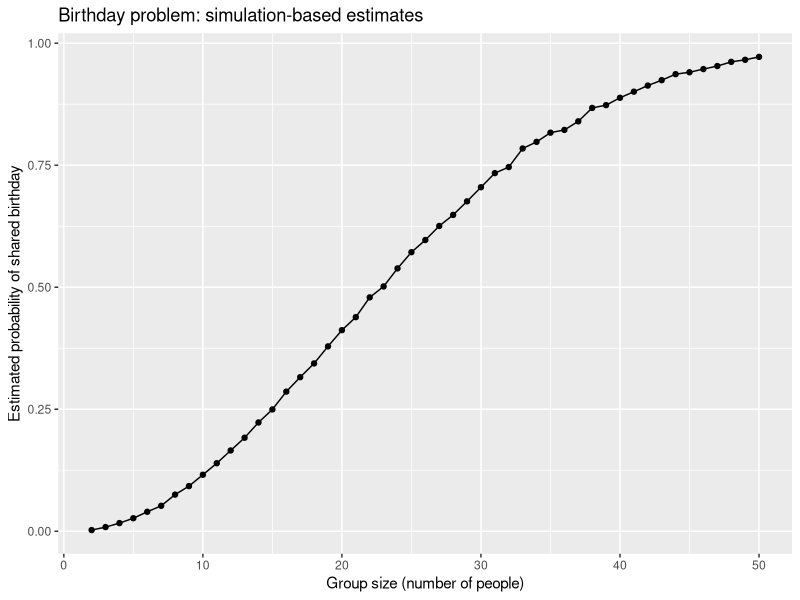

Reproduce this figure in R.
## ---- chunk 1
knitr::opts_chunk$set(
  echo = TRUE,
  message = FALSE,
  warning = FALSE
)

library(tidyverse)  
## ---- chunk 2
# Function to simulate birthdays for a group and check for duplicates
check_birthday_match <- function(n) {
  
  # Simulate n birthdays as integers from 1 to 365
  birthdays <- sample(1:365, size = n, replace = TRUE)
  
  # Check whether there is at least one duplicated birthday
  any_duplicated <- any(duplicated(birthdays))
  
  # Return TRUE if there is a shared birthday, FALSE otherwise
  any_duplicated
}
## ---- chunk 3
check_birthday_match(2)    # very small group, low chance of match
check_birthday_match(50)   # larger group, higher chance of match
## ---- chunk 4
set.seed(1)  # set seed for reproducibility

# Create a data frame of all simulation settings
bday_sim_results <- 
  expand_grid(
    group_size = 2:50,      # number of people in the room
    iter       = 1:10000    # simulation iteration index
  ) |>
  mutate(
    # For each row, run the birthday function once
    has_match = map_lgl(group_size, check_birthday_match)
  ) |>
  group_by(group_size) |>
  summarize(
    # Estimated probability of at least one shared birthday
    prob_match = mean(has_match)
  )

# Look at the first few rows of the results
bday_sim_results
## ---- chunk 5
# Plot the estimated probability as a function of group size
bday_sim_results |>
  ggplot(aes(x = group_size, y = prob_match)) +
  geom_line() +
  geom_point() +
  labs(
    x = "Group size (number of people)",
    y = "Estimated probability of shared birthday",
    title = "Birthday problem: simulation-based estimates"
  )
